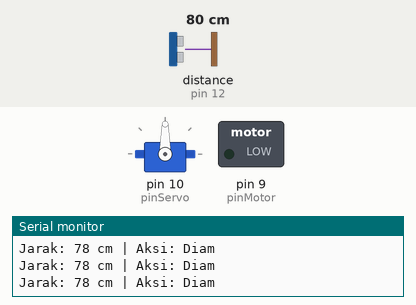
This sketch was run on a simulated Arduino Uno, built with avr-gcc and run on an emulated ATmega328P. Parts: servo, switched loads named in the sketch (green lamp = pin HIGH), the last lines printed to the serial monitor. Wiring (inferred from the names in the program): ultrasonic range finder: trigger pin 11; echo pin 12. The inputs (shaded band) are chosen by the test bench; at power-on: distance to the obstacle (sensor on pin 12) 80 cm. The echo pulse lasts 58.3 µs per cm; pins used as bus, display or sensor lines are not drawn.

Above: at 1.2 s.
1.3 s: distance to the obstacle (sensor on pin 12) set to 9 cm
At 2.0 s:
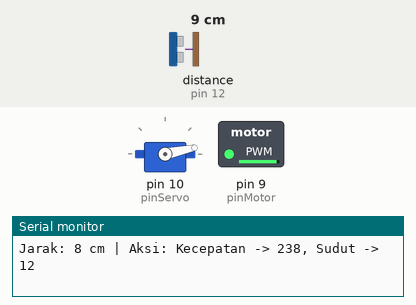
2.8 s: distance to the obstacle (sensor on pin 12) set to 18 cm
At 4.1 s:
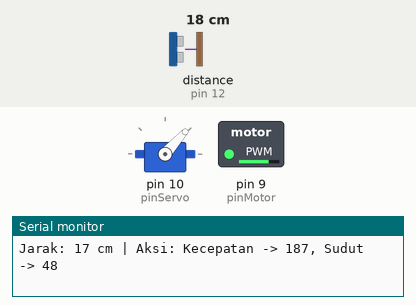
4.4 s: distance to the obstacle (sensor on pin 12) set to 35 cm
At 5.5 s:
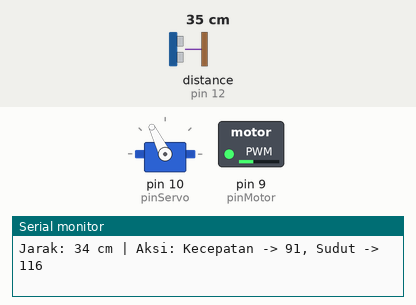
Timing chart, 0 to 7.4 s (numbered marks = the images above; inputs shaded):
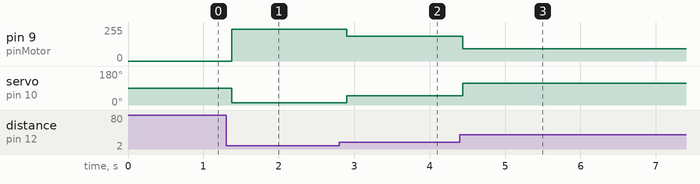

The sketch:

project_ultrasonic.ino
```cpp
// 1. MEMASUKKAN LIBRARY
// Ini seperti meminjam buku "Cara Mengatur Servo" dari perpustakaan
#include <Servo.h>

// 2. MENENTUKAN PIN (Seperti memberi nama pada colokan)
const int pinMotor = 9;      // Colokan untuk motor
const int pinServo = 10;     // Colokan untuk servo
const int pinTrig = 11;      // Colokan "pengirim" sensor ultrasonik
const int pinEcho = 12;      // Colokan "penerima" sensor ultrasonik

// 3. MEMBUAT OBJEK DAN VARIABEL
Servo myServo; // Membuat "remote control" untuk servo kita
long durasi;   // Variabel untuk menyimpan waktu pantul suara
long jarakCm;  // Variabel untuk menyimpan hasil hitungan jarak

void setup() {
  // Pengaturan awal yang hanya dijalankan sekali
  Serial.begin(9600); // Menyalakan monitor untuk lihat tulisan dari Arduino

  // Mengatur colokan sebagai OUTPUT (mengirim sinyal) atau INPUT (menerima sinyal)
  pinMode(pinMotor, OUTPUT);
  pinMode(pinTrig, OUTPUT);
  pinMode(pinEcho, INPUT);

  myServo.attach(pinServo); // Menghubungkan "remote" servo ke colokannya
  myServo.write(90);        // Perintahkan servo ke posisi tengah (90 derajat)
}

void loop() {
  // Bagian ini akan diulang-ulang terus menerus

  // --- LANGKAH 1: MENGUKUR JARAK ---
  // Kirim sinyal suara ultrasonik
  digitalWrite(pinTrig, LOW);
  delayMicroseconds(2);
  digitalWrite(pinTrig, HIGH);
  delayMicroseconds(10);
  digitalWrite(pinTrig, LOW);

  // Dengar dan ukur berapa lama sinyal itu kembali
  durasi = pulseIn(pinEcho, HIGH);

  // Hitung durasi menjadi jarak dalam centimeter
  jarakCm = durasi * 0.034 / 2;

  // --- LANGKAH 2: TAMPILKAN JARAK DI MONITOR ---
  Serial.print("Jarak: ");
  Serial.print(jarakCm);
  Serial.print(" cm");

  // --- LANGKAH 3: BUAT KEPUTUSAN BERDASARKAN JARAK ---
  // Jika jaraknya antara 5 cm dan 50 cm...
  if (jarakCm >= 5 && jarakCm <= 50) {
    // Maka, lakukan aksi:

    // Atur kecepatan motor (semakin dekat, semakin cepat)
    int kecepatanMotor = map(jarakCm, 5, 50, 255, 0);
    analogWrite(pinMotor, kecepatanMotor);

    // Atur sudut servo (semakin dekat, sudutnya semakin kecil)
    int sudutServo = map(jarakCm, 5, 50, 0, 180);
    myServo.write(sudutServo);

    // Tampilkan aksi di monitor
    Serial.print(" | Aksi: Kecepatan -> ");
    Serial.print(kecepatanMotor);
    Serial.print(", Sudut -> ");
    Serial.println(sudutServo);

  } else {
    // Jika tidak (terlalu dekat atau terlalu jauh)...
    // Maka, diam saja:

    analogWrite(pinMotor, 0); // Matikan motor
    myServo.write(90);        // Kembalikan servo ke tengah

    // Tampilkan status diam
    Serial.println(" | Aksi: Diam");
  }

  // --- LANGKAH 4: KASIH JEDA SEBENTAR ---
  delay(100); // Tunggu sebentar sebelum mengulang lagi dari awal
}
```

Measured:
- after the input at 1.3 s, pin 9 (pinMotor): 0/255 → 238/255 after 0.07 s; servo on pin 10 (pinServo): 90° → 12° after 0.07 s
- after the input at 2.8 s, pin 9 (pinMotor): 238/255 → 187/255 after 0.10 s; servo on pin 10 (pinServo): 12° → 48° after 0.10 s
- after the input at 4.4 s, pin 9 (pinMotor): 187/255 → 91/255 at once; servo on pin 10 (pinServo): 48° → 116° at once
